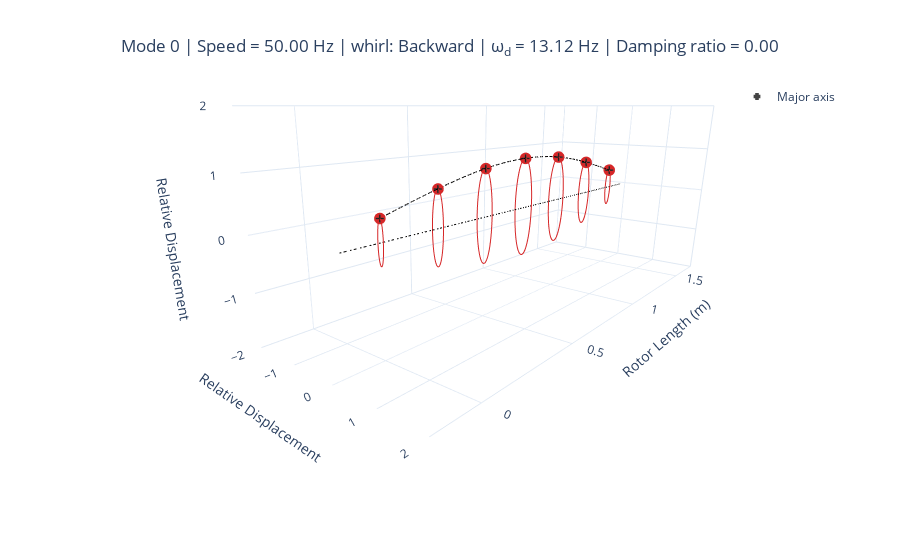
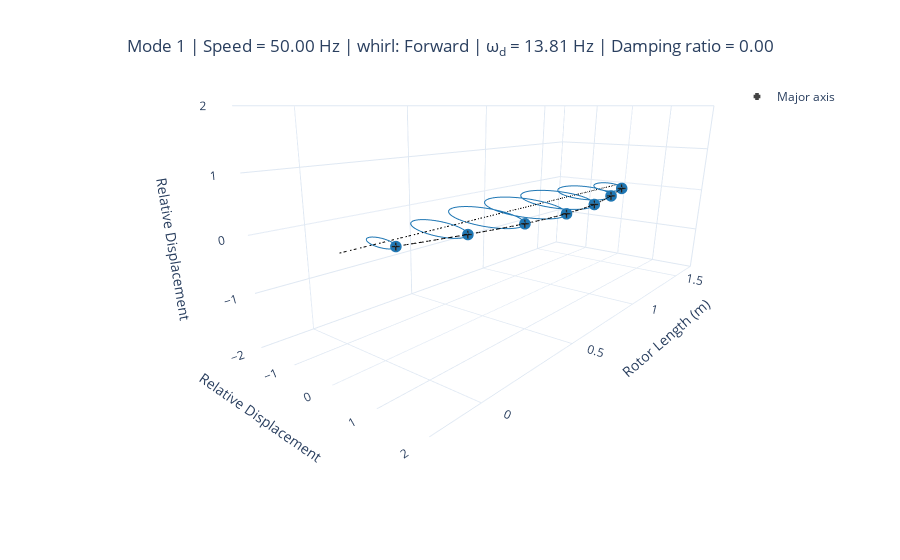
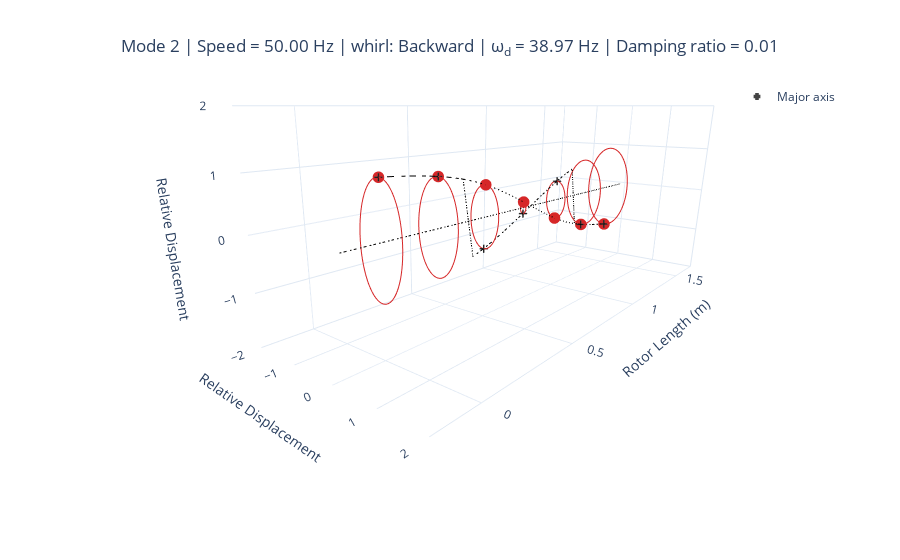
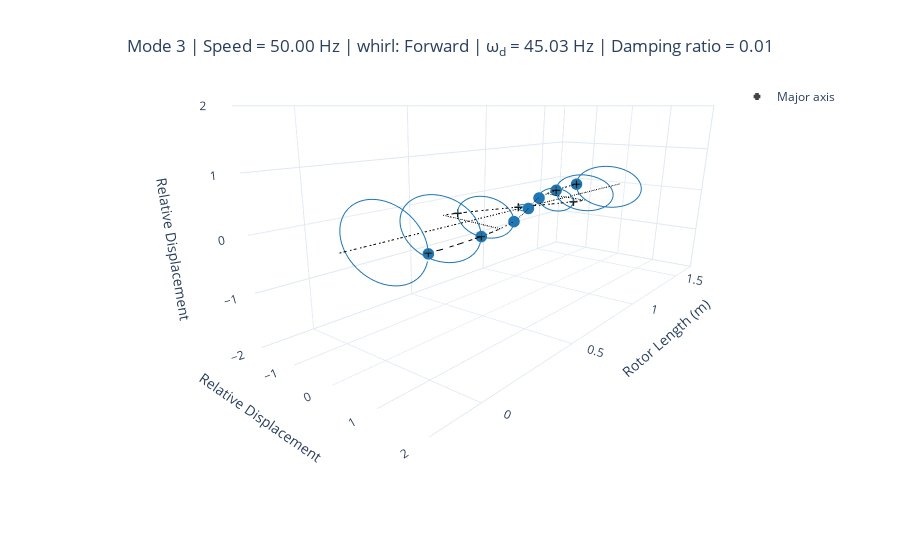

Notebook cell for these charts, in order:
### Markdown cell above
## Plotting the Mode Shapes and Damped Natural Frequencies

### Code cell
speed = Q_(3000, "RPM")
modal = rotor.run_modal(speed, num_modes=14)

for i in range(7):
    modal.plot_mode_3d(
        mode=i, frequency_units="Hz", damping_parameter="damping_ratio"
    ).show()
